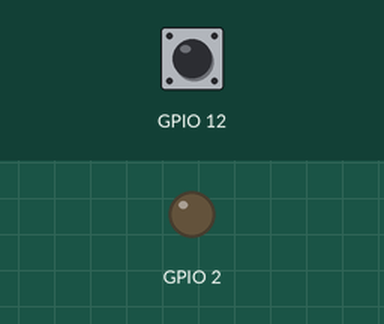
Bench run of a sketch on a simulated ESP32. On the bench: output pins drawn as LEDs (lit = HIGH). The test bench sets the inputs (shaded band); at power-on: GPIO 12 HIGH.

Above: at 1.2 s.
1.3 s: GPIO 12 pulled LOW for 0.15 s
At 1.37 s:
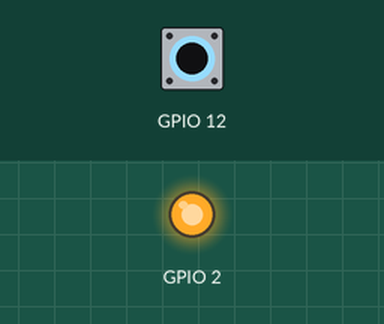
2.9 s: GPIO 12 pulled LOW for 3.2 s
At 6.4 s:
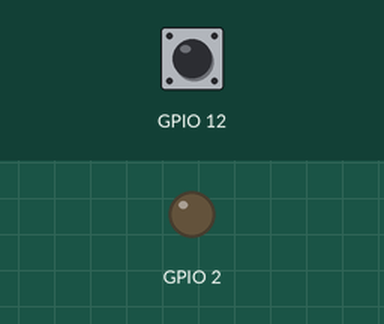
Timing chart, 0 to 7.9 s (numbered marks = the images above; inputs shaded):
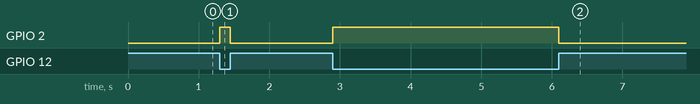

Measured:
- after the input at 1.3 s, GPIO 2: LOW → HIGH at once, → LOW 0.15 s later
- after the input at 2.9 s, GPIO 2: LOW → HIGH at once, → LOW 3.2 s later

The sketch:

esp32-devkit-arduino-button-interrupt.ino
```cpp
// Author: Erwin Ouyang, aiotedge.tech
// Date  : 8 Mar 2020

void IRAM_ATTR button_isr()
{
  // *** Read button state ***
  if (digitalRead(12) == LOW)
  {
    // If button is pressed, then turn on the LED
    digitalWrite(2, HIGH);
  }
  else
  {
    // If button is not pressed, then turn off the LED
    digitalWrite(2, LOW);
  }
}

void setup()
{
  // Set GPIO pin as output for on-board LED
  pinMode(2, OUTPUT);
  // Set GPIO pin as input with pull-up resistor for button
  pinMode(12, INPUT_PULLUP);
  // Attach interrupt handler (ISR) to the button
  attachInterrupt(digitalPinToInterrupt(12), button_isr, CHANGE);
}

void loop()
{
}
```
